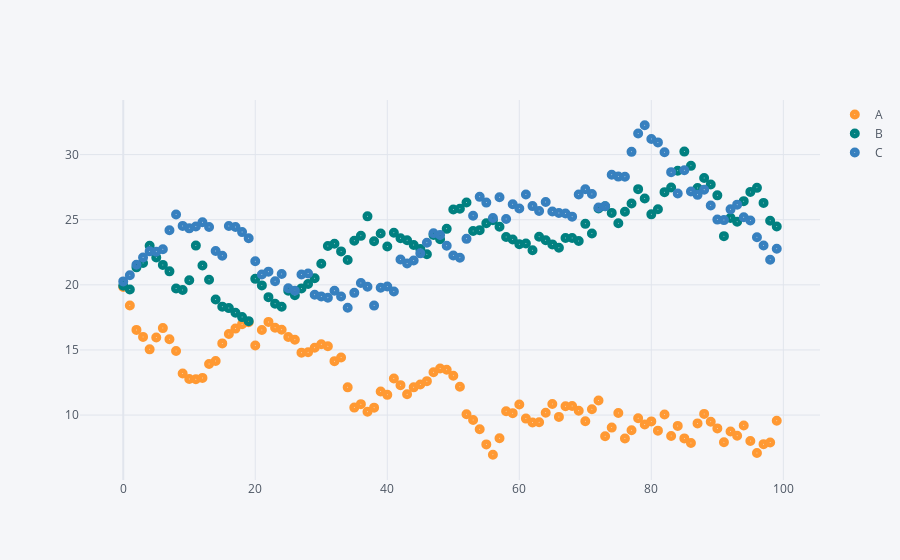

The notebook cell this image was saved under:
### Markdown cell above
- Colors can be assigned as either a list or dicitonary by using color. The marker symbol can be defined by using symbol

### Code cell
df.iplot(kind='scatter',mode='markers',symbol='circle-dot',colors=['orange','teal','blue','yellow'],size=10)
